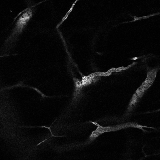
%> input picture testImages/postTreatment_with_redDrug_200um stack_slice47_ch2_clean.tif, 160 x 160 px, shrunk from 512 x 512 before the run; its folder holds 4 pictures in this run
$ octave --eval "result = main_separateMixedImages_fastICA;"   (GNU Octave 9; MATLAB toolbox functions it lacks are replaced by stand-ins)
%> lines starting %> are read from the running program, lines starting %| are printed output that depends on the picture
% Wrapper for fastICA/arabica for image data
function imOut = main_separateMixedImages_fastICA(im, noOfICs, plotInput, rgbOrder)

    % See e.g.
    % Guest Editorial - Special Issue: Latent variable analysis and signal separation
    % V. Vignerona, V. Zarzosob, R. Gribonvalc, E. Vincentc
    % http://dx.doi.org.libproxy.aalto.fi/10.1016/j.sigpro.2012.01.001

    % Input
    %   im        - 2D Image
    %               cell with as many elements as there are channels im{1},..im{4}
    %               for example, you could do another loop around this function
    %               in order to separate whole stacks, and folders, etc.

    %   noOfICs     number of ICs in the data (e.g. you recorded 4
    %               channels, but only used two dyes, then you could want
    %               2 ICs out to correspond to those dyes. Might need more
    %               testing if autofluorescence is very high)

    %   plotInput - plots the results (boolean flag)
    %   rgbOrder  - if {1} is red, {2} green, {3} blue, then order is [1 2 3]
    %              - typical order is blue-green-red, thus rgbOrder = [3 2 1]

    % Output
    %   imOut   - 2D Image
    %             same size as in with separated channels

    % EXAMPLE
    % ----------------------

    % for 3-5D Microscopy images, loop outside this function so that this
    % function only "sees" the 2D slices
    % e.g.

    %     plotInput = true;
    %     rgbOrder = [3 2];
    %     noOfICs = 2;
    %     for tp = 1 : length(imageStack{1})
    %         for slice = 1 : size(imageStack{1}{1},3)
    %             imForICA = import_reshapeForICAseparation(imageStack, tp, slice);
    %             imOut = main_separateMixedImages_fastICA(imForICA, noOfICs, plotInput, rgbOrder);
    %         end
    %     end

    %     function imForICA = import_reshapeForICAseparation(imageStack,tp,slice)
    %
    %         for ch = 1 : length(imageStack)
    %             imForICA{ch} = double(imageStack{ch}{tp}(:,:,slice));
    %             maxValue(ch) = max(imForICA{ch}(:));
    %         end
    %
    %         % normalize for image maximum
    %         maxValue
    %         maxOfMaxes = max(maxValue);
    %         for ch = 1 : length(imageStack)
    %             imForICA{ch} = imForICA{ch} / maxOfMaxes;
    %         end


    % TEST DATA
    if nargin == 0

        fileName = mfilename; fullPath = mfilename('fullpath');
        pathCode = strrep(fullPath, fileName, '');
        if ~isempty(pathCode); cd(pathCode); end
        scrsz = get(0,'ScreenSize'); % get screen size for plotting

        % Test locally the fastICA
        path = 'testImages';

        % in order of "signal strength'
        % ordinary TIFFs, not OME-TIFF
        file{1} = 'postTreatment_with_redDrug_200um stack_slice47_ch2_clean.tif'; % green channel
        file{2} = 'postTreatment_with_redDrug_200um stack_slice47_ch3_mixed.tif'; % red channel
        file{3} = 'postTreatment_with_redDrug_200um stack_slice47_ch1_noiseChannel.tif'; % blue channel, only noise
        rgbOrder = [2 1 3];


        % IMPORT
        maxValue = 2^12 - 1; % input is 12-bit (in 16-bit TIFF though)
                             % taken from .OIB file
        im = cell(length(file),1);
        for i = 1 : length(file)
            im{i} = imread(fullfile(path, file{i}));
            im{i} = double(im{i}) / maxValue; % scale,

        end

        % denoise
        denoisingON = false;
        if denoisingON

            matResultsFilename = fullfile(path, 'denoisingResults.mat');
            if exist(matResultsFilename, 'file') == 2

                disp('loading denoising results from disk')
                load(matResultsFilename)

            else

                try
                    disp('Denoising inputs with BM3D (Anscombe transform), channel: ')
                    % Add Anscombe here transform here, and the inverse
                    for i = 1 : length(im)
                        fprintf('%d ', i)
                        scaleRange = 0.7;  %% ... then set data range in [0.15,0.85], to avoid clipping of extreme values
                        [im_VST, y_sigma, transformLimits] = denoise_anscombeTransform(im{i}, 'forward', scaleRange, []);
                        [NA, denoised_VST] = BM3D(1, im_VST);
                        [im{i}, ~, ~] = denoise_anscombeTransform(denoised_VST, 'inverse', scaleRange, transformLimits);

                    end
                    fprintf('\n ')
                    save(matResultsFilename, 'im')

                catch err
                    err
                    warning('No BM3D (http://www.cs.tut.fi/~foi/GCF-BM3D/)?')
                    disp('No additional denoising done')
                end

            end
        end

        % set plot flag
        plotInput = true;
        noOfICs = 3;
        verboseStr = 'on';

    else
        % input arguments
        verboseStr = 'off';
    end

    % Location of FastICA toolbox and arabica toolbox
    arabica_folder = 'arabica'; addpath(genpath(arabica_folder));

    close all
    scrsz = get(0,'ScreenSize'); % get screen size for plotting


    %% PLOT INPUT

        % plot
        if plotInput
            fig = figure('Color', 'w', 'Name', 'Input'); rows = 1; cols = 3;
                set(fig,  'Position', [0.4*scrsz(3) 0.325*scrsz(4) 0.6*scrsz(3) 0.60*scrsz(4)])
            i = 1; sp(i) = subplot(rows,cols,i); imshow(im{i}, []); title(['Ch. ', num2str(i)]);
            i = 2; sp(i) = subplot(rows,cols,i); imshow(im{i}, []); title(['Ch. ', num2str(i)]);
%> after `imshow(im{i}, [])`:
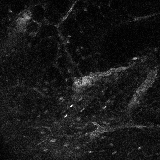
%> displayed picture: size 160x160, on the screen's scale of 0 to 255; min 0, max 255, mean 24
            i = 3; sp(i) = subplot(rows,cols,i); imshow(im{i}, []); title(['Ch. ', num2str(i)]);
%> after `imshow(im{i}, [])`:
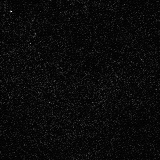
%> displayed picture: size 160x160, on the screen's scale of 0 to 255; min 0, max 255, mean 10.5
        end


    %% fastICA : "Blind source separation"

        % all the images should be the same size
        i = 1; imSize = size(im{i});
%> after `imSize = size(im{i})`: imSize = [160 160]

        % pre-process the 2D image data so that is accepted by the FastICA
        % algorithm
        im_toICA = imageToFastICA(im, imSize);
            % save('im_2PM_toICA.mat', 'im_toICA')

        % FastICA toolbox/library
        % http://research.ics.aalto.fi/ica/fastica/
        tic;
        % see fastica.m for additional parameters
        [im_fastICA, A, W] = fastica(im_toICA, 'numOfIC', noOfICs, 'verbose', verboseStr, 'approach', 'defl', 'sampleSize', 1);
% [127 lines not run here, left out]
        % [37 lines left out: function reOrderICs, not called in this run]


        %% Normalize ICs and make IC values positive
        % [17 lines left out: function scale_IC_components, not called in this run]

            % add the intensity scaling from input?


        %% Plot for the result of unmixing
        % [58 lines left out: function plotImageUnmixingOutput, not called in this run]

            % TODO:
            % Maybe add some color purity measure for easy verification of
            % the separation process? e.g. COLORLAB
            % http://www.uv.es/vista/vistavalencia/software/colorlab.html


        %% Merge individual channels to RGB
        % [15 lines left out: function mergeComponentsToRGB, not called in this run]


        %% Each image (2/3D) is converted into a row,
        % i.e. for 3 channels we have three rows
        function im_toICA = imageToFastICA(im, imSize)
%> called with imSize = [160 160]

            % isCell = iscell(im)
            numberOfImagesIn = length(im);
%> numberOfImagesIn = 3
            if length(imSize) == 3 % RGB image / hyperspectral / whatever5
                numberOfDataPointsPerImage = imSize(1) * imSize(2) * imSize(3);
            elseif length(imSize) == 2 % Grayscale
                numberOfDataPointsPerImage = imSize(1) * imSize(2);
%> numberOfDataPointsPerImage = 25600
            else
                error(['your image dimensions? size = ', num2str(imSize)])
            end

            % images should have the same size
            im_toICA = zeros(numberOfImagesIn, numberOfDataPointsPerImage);
            for i = 1 : numberOfImagesIn
                reshaped = reshape(im{i},[1,numberOfDataPointsPerImage]);
                im_toICA(i,:) = reshaped;
            end
%> this loop made 3 passes
%> the run ends on the next line
